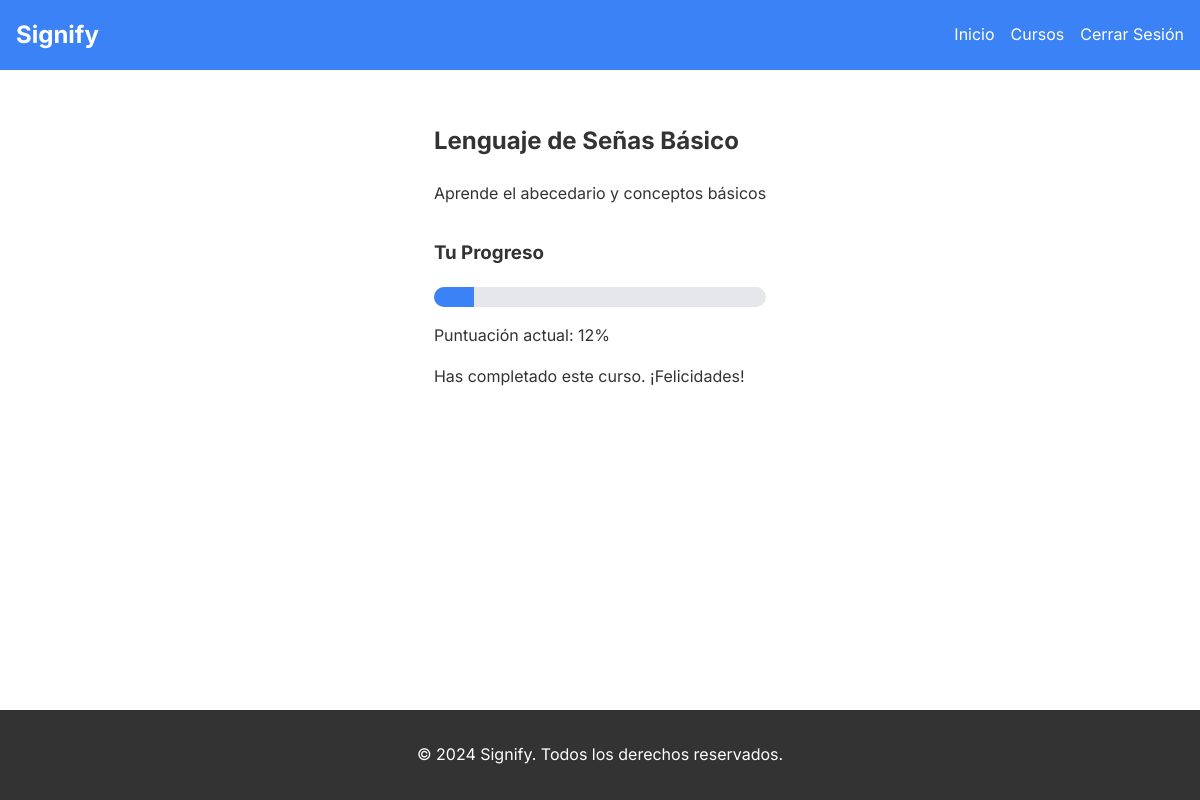
The app's page /course/1 (signed in) with its own data.
### app.py (models this page shows)
class Course(db.Model):
    id = db.Column(db.Integer, primary_key=True)
    name = db.Column(db.String(100), nullable=False)
    description = db.Column(db.Text)
    evaluations = db.relationship('Evaluation', backref='course', lazy=True)

class Evaluation(db.Model):
    id = db.Column(db.Integer, primary_key=True)
    user_id = db.Column(db.Integer, db.ForeignKey('user.id'), nullable=False)
    course_id = db.Column(db.Integer, db.ForeignKey('course.id'), nullable=False)
    score = db.Column(db.Float, default=0.0)
    completed = db.Column(db.Boolean, default=False)

### app.py (the view)
@app.route('/course/<int:course_id>')
@login_required
def course_detail(course_id):
    course = Course.query.get_or_404(course_id)
    evaluation = Evaluation.query.filter_by(user_id=current_user.id, course_id=course_id).first()
    if not evaluation:
        evaluation = Evaluation(user_id=current_user.id, course_id=course_id, score=0)
        db.session.add(evaluation)
        db.session.commit()
    return render_template('course_detail.html', course=course, evaluation=evaluation)

### app.py (called while the page is built)
@login_manager.user_loader
def load_user(user_id):
    return User.query.get(int(user_id))

### templates/course_detail.html (shortened to what this page needs)
{% extends "layout.html" %}
{% block extra_css %}
    <link rel="stylesheet" href="{{ url_for('static', filename='css/estilosContenidos.css') }}">
{% endblock %}
{% block content %}
    <h2>{{ course.name }}</h2>
    <p>{{ course.description }}</p>
    <div class="progress-section">
        <h3>Tu Progreso</h3>
        <div class="progress-bar">
            <div id="progress-bar-fill" class="progress-bar-fill"></div>
        </div>
        <p>Puntuación actual: {{ evaluation.score|round|int }}%</p>
    </div>
    {% if evaluation.completed %}
        <p>Has completado este curso. ¡Felicidades!</p>
    {% else %}
        <a href="{{ url_for('quiz', course_id=course.id) }}" class="btn">Iniciar Cuestionario</a>
    {% endif %}
{% endblock %}

### static/css/layout.css (style rules this page uses)
body { font-family: 'Inter', sans-serif; line-height: 1.6; color: #333; margin: 0; padding: 0; display: flex; flex-direction: column; min-height: 100vh; }

### static/css/estilosContenidos.css (style rules this page uses)
.progress-bar { width: 100%; height: 20px; background-color: #e5e7eb; border-radius: 10px; overflow: hidden; margin-top: 0.5rem; margin-bottom: 0.5rem; }
.progress-bar-fill { height: 100%; background-color: #3b82f6; transition: width 0.3s ease; }
.progress-section { margin-top: 2rem; }

### records on screen
Course: name "Lenguaje de Señas Básico", description "Aprende el abecedario y conceptos básicos"
Evaluation: score "12"
